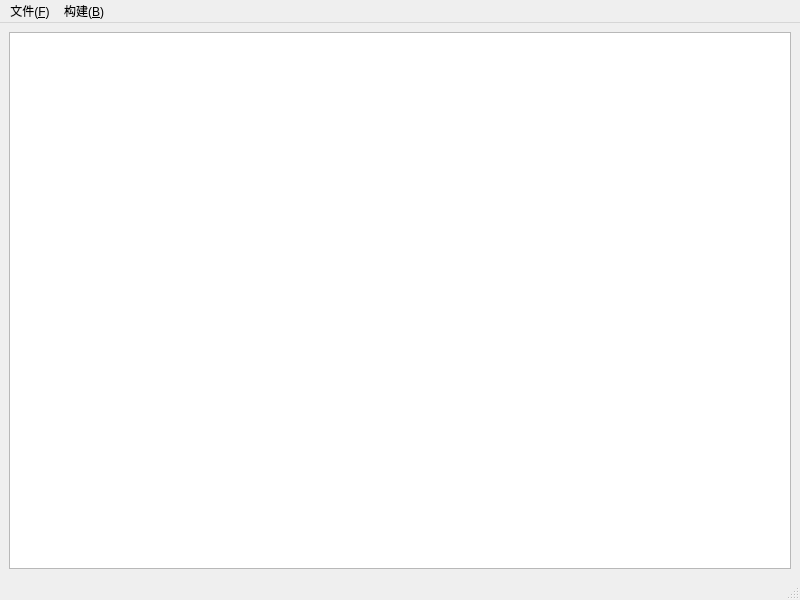
<?xml version="1.0" encoding="UTF-8"?>
<ui version="4.0">
 <class>MainWindow</class>
 <widget class="QMainWindow" name="MainWindow">
  <property name="geometry">
   <rect>
    <x>0</x>
    <y>0</y>
    <width>800</width>
    <height>600</height>
   </rect>
  </property>
  <property name="windowTitle">
   <string>MainWindow</string>
  </property>
  <widget class="QWidget" name="centralwidget">
   <layout class="QVBoxLayout" name="verticalLayout">
    <item>
     <widget class="QTextEdit" name="textEdit"/>
    </item>
   </layout>
  </widget>
  <widget class="QMenuBar" name="menubar">
   <property name="geometry">
    <rect>
     <x>0</x>
     <y>0</y>
     <width>800</width>
     <height>22</height>
    </rect>
   </property>
   <widget class="QMenu" name="menu_F">
    <property name="title">
     <string>文件(&amp;F)</string>
    </property>
    <addaction name="action_S"/>
    <addaction name="action_O"/>
    <addaction name="action_N"/>
    <addaction name="action_S_2"/>
   </widget>
   <widget class="QMenu" name="menu_B">
    <property name="title">
     <string>构建(&amp;B)</string>
    </property>
   </widget>
   <addaction name="menu_F"/>
   <addaction name="menu_B"/>
  </widget>
  <widget class="QStatusBar" name="statusbar"/>
  <action name="action_S">
   <property name="text">
    <string>另存为(&amp;S)</string>
   </property>
  </action>
  <action name="action_O">
   <property name="text">
    <string>打开(&amp;O)</string>
   </property>
  </action>
  <action name="action_N">
   <property name="text">
    <string>新建(&amp;N)</string>
   </property>
  </action>
  <action name="action_S_2">
   <property name="text">
    <string>保存(&amp;S)</string>
   </property>
  </action>
 </widget>
 <resources/>
 <connections/>
</ui>
